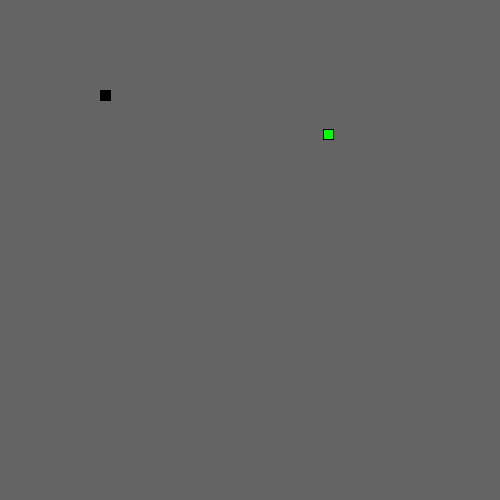
Frame 1 (no input)
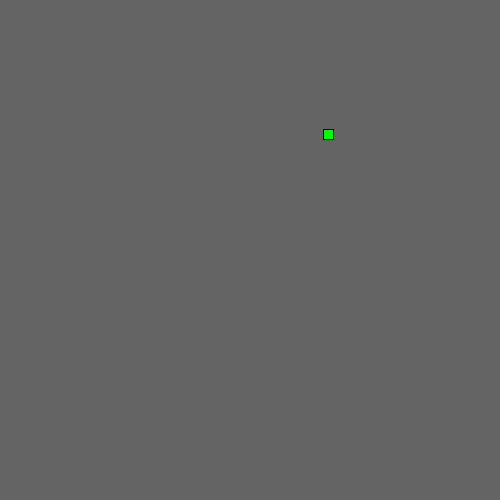
Frame 60 (the mouse pressed at the canvas centre just before this capture)
Frame 120 (the mouse held since frame 60 and released just before this capture): identical to frame 60, image omitted

The Processing sketch that drew these frames (run headless with seeded random() and noise(); from frame 60 on, the mouse is pressed at the canvas centre):

// Processing sketch: LeagueSnake
// ── LeagueSnake.pde
//*
// ***** SEGMENT CLASS *****
// This class will be used to represent each part of the moving snake.
//*

class Segment {

//Add x and y member variables. They will hold the corner location of each segment of the snake.
  int x;
  int y;
  
// Add a constructor with parameters to initialize each variable.
  Segment(int x, int y) {
    this.x= x;
    this.y= y;
  }


}


//*
// ***** GAME VARIABLES *****
// All the game variables that will be shared by the game methods are here
//*

  int foodX;
  int foodY;
  int headVariable;
  int directionOfSnake= UP;
  int snakeX= 100;
  int snakeY= 100;
  
  int foodEaten= 0;
  


//*
// ***** SETUP METHODS *****
// These methods are called at the start of the game.
//*

void setup() {
   fill(255,255,255);
  size(500,500);
   dropFood();
  
}

void dropFood() {
  //Set the food in a new random location
    foodX=(int) random(width);
    foodY=(int) random(height);
}



//*
// ***** DRAW METHODS *****
// These methods are used to draw the snake and its food 
//*

void draw() {
  background(100,100,100);
  fill(0,0,0);
  drawFood();
  move();
  drawSnake();
  
}

void drawFood() {
  //Draw the food
   fill(0,255,0);
  rect(foodX, foodY, 10, 10);
}

void drawSnake() {
  //Draw the head of the snake followed by its tail
   fill(0,0,0);
  rect(snakeX, snakeY, 10, 10);
 
  
}


//*
// ***** TAIL MANAGEMENT METHODS *****
// These methods make sure the tail is the correct length.
//*

void drawTail() {
  //Draw each segment of the tail 

}

void manageTail() {
  //After drawing the tail, add a new segment at the "start" of the tail and remove the one at the "end" 
  //This produces the illusion of the snake tail moving.
  
}

void checkTailCollision() {
  //If the snake crosses its own tail, shrink the tail back to one segment
  
}



//*
// ***** CONTROL METHODS *****
// These methods are used to change what is happening to the snake
//*

void keyPressed() {
  //Set the direction of the snake according to the arrow keys pressed
  
}

void move() {
  //Change the location of the Snake head based on the direction it is moving.
   checkBoundaries();
    
  switch(directionOfSnake) {
  case UP:
    // move head up here 
    snakeY= snakeY-10;
    
    break;
  case DOWN:
    // move head down here 
    snakeY= snakeY+10;
    break;
  case LEFT:
   // figure it out 
   snakeX= snakeX-10;
    break;
  case RIGHT:
    // mystery code goes here
    snakeX= snakeX+10;
    break;
   
  }
  
}

void checkBoundaries() {
 //If the snake leaves the frame, make it reappear on the other side
 
}



void eat() {
  //When the snake eats the food, its tail should grow and more food appear

}
